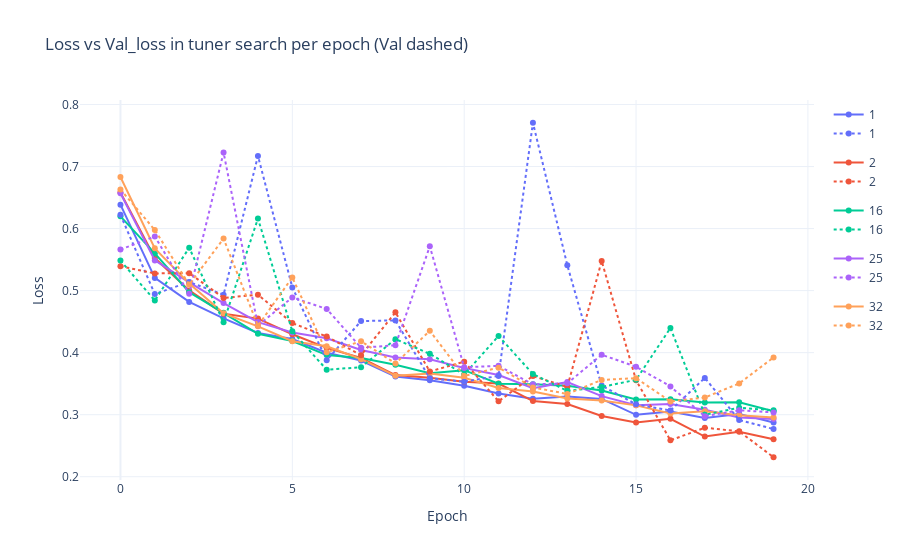
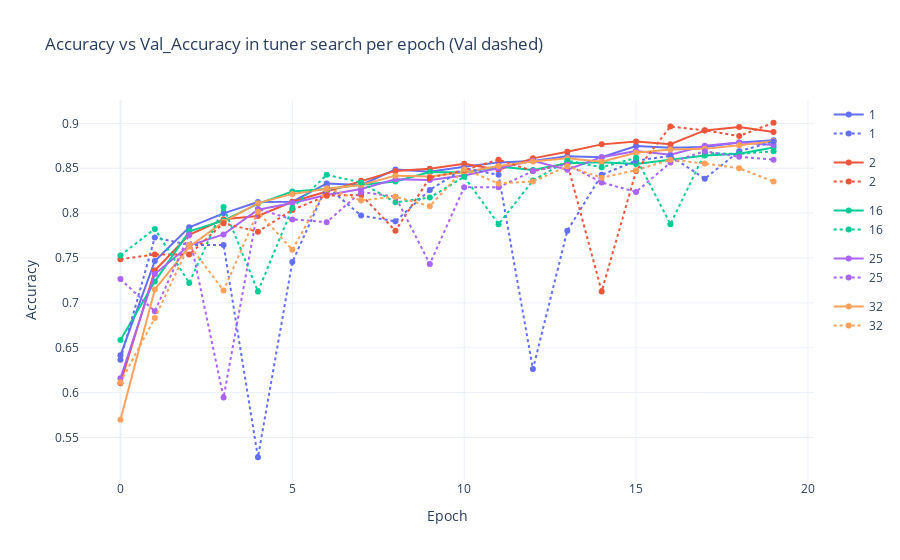

Source (notebook cell) for these figures, in order:
### Code cell
best_tuner_results = csv.query("tuner_iteration in [2, 1, 25, 16, 32]")
loss_graph = make_loss_graphs(best_tuner_results)
acc_graph = make_loss_accuracy_graphs(best_tuner_results)

loss_graph.update_layout(title="Loss vs Val_loss in tuner search per epoch (Val dashed)").show()
acc_graph.update_layout(title="Accuracy vs Val_Accuracy in tuner search per epoch (Val dashed)").show()

### Figure 1 — Plotly figure (JSON) as saved in the notebook; plotly's stock layout.template omitted (floating-point values rounded to 4 significant figures)
{"data": [{"hovertemplate": "tuner_iteration=1<br>variable=loss<br>epoch=%{x}<br>value=%{y}<extra></extra>", "legendgroup": "1", "line": {"color": "#636efa", "dash": "solid"}, "marker": {"symbol": "circle"}, "mode": "lines+markers", "name": "1", "orientation": "v", "showlegend": true, "x": [0, 1, 2, 3, 4, 5, 6, 7, 8, 9, 10, 11, 12, 13, 14, 15, 16, 17, 18, 19], "xaxis": "x", "y": [0.6385, 0.5205, 0.4818, 0.4553, 0.4317, 0.422, 0.3999, 0.3872, 0.3614, 0.3555, 0.3465, 0.334, 0.3255, 0.3295, 0.3254, 0.2998, 0.3052, 0.2948, 0.3013, 0.2873], "yaxis": "y", "type": "scatter"}, {"hovertemplate": "tuner_iteration=2<br>variable=loss<br>epoch=%{x}<br>value=%{y}<extra></extra>", "legendgroup": "2", "line": {"color": "#EF553B", "dash": "solid"}, "marker": {"symbol": "circle"}, "mode": "lines+markers", "name": "2", "orientation": "v", "showlegend": true, "x": [0, 1, 2, 3, 4, 5, 6, 7, 8, 9, 10, 11, 12, 13, 14, 15, 16, 17, 18, 19], "xaxis": "x", "y": [0.6582, 0.5525, 0.5003, 0.4628, 0.4549, 0.4297, 0.4077, 0.3914, 0.3639, 0.3594, 0.353, 0.3502, 0.3219, 0.3171, 0.2979, 0.2875, 0.2933, 0.2648, 0.2726, 0.2603], "yaxis": "y", "type": "scatter"}, {"hovertemplate": "tuner_iteration=16<br>variable=loss<br>epoch=%{x}<br>value=%{y}<extra></extra>", "legendgroup": "16", "line": {"color": "#00cc96", "dash": "solid"}, "marker": {"symbol": "circle"}, "mode": "lines+markers", "name": "16", "orientation": "v", "showlegend": true, "x": [0, 1, 2, 3, 4, 5, 6, 7, 8, 9, 10, 11, 12, 13, 14, 15, 16, 17, 18, 19], "xaxis": "x", "y": [0.6197, 0.56, 0.4975, 0.4642, 0.4304, 0.4187, 0.3961, 0.3912, 0.3806, 0.3667, 0.3718, 0.35, 0.3492, 0.3467, 0.3391, 0.3246, 0.3249, 0.3196, 0.3201, 0.3055], "yaxis": "y", "type": "scatter"}, {"hovertemplate": "tuner_iteration=25<br>variable=loss<br>epoch=%{x}<br>value=%{y}<extra></extra>", "legendgroup": "25", "line": {"color": "#ab63fa", "dash": "solid"}, "marker": {"symbol": "circle"}, "mode": "lines+markers", "name": "25", "orientation": "v", "showlegend": true, "x": [0, 1, 2, 3, 4, 5, 6, 7, 8, 9, 10, 11, 12, 13, 14, 15, 16, 17, 18, 19], "xaxis": "x", "y": [0.6569, 0.5487, 0.5134, 0.48, 0.4492, 0.4326, 0.4233, 0.4043, 0.3923, 0.3893, 0.3753, 0.3638, 0.3427, 0.3527, 0.33, 0.3152, 0.3171, 0.3079, 0.2956, 0.2933], "yaxis": "y", "type": "scatter"}, {"hovertemplate": "tuner_iteration=32<br>variable=loss<br>epoch=%{x}<br>value=%{y}<extra></extra>", "legendgroup": "32", "line": {"color": "#FFA15A", "dash": "solid"}, "marker": {"symbol": "circle"}, "mode": "lines+markers", "name": "32", "orientation": "v", "showlegend": true, "x": [0, 1, 2, 3, 4, 5, 6, 7, 8, 9, 10, 11, 12, 13, 14, 15, 16, 17, 18, 19], "xaxis": "x", "y": [0.683, 0.5681, 0.5113, 0.4633, 0.4424, 0.4183, 0.4102, 0.3895, 0.3626, 0.3664, 0.3594, 0.3432, 0.3374, 0.3261, 0.3227, 0.315, 0.3021, 0.3054, 0.2991, 0.2956], "yaxis": "y", "type": "scatter"}, {"hovertemplate": "tuner_iteration=1<br>variable=val_loss<br>epoch=%{x}<br>value=%{y}<extra></extra>", "legendgroup": "1", "line": {"color": "#636efa", "dash": "dot"}, "marker": {"symbol": "circle"}, "mode": "lines+markers", "name": "1", "orientation": "v", "showlegend": true, "x": [0, 1, 2, 3, 4, 5, 6, 7, 8, 9, 10, 11, 12, 13, 14, 15, 16, 17, 18, 19], "xaxis": "x", "y": [0.6222, 0.4945, 0.5138, 0.4933, 0.717, 0.5051, 0.3879, 0.4509, 0.452, 0.3587, 0.3531, 0.3624, 0.7705, 0.5409, 0.3469, 0.3167, 0.3067, 0.3593, 0.2915, 0.2768], "yaxis": "y", "type": "scatter"}, {"hovertemplate": "tuner_iteration=2<br>variable=val_loss<br>epoch=%{x}<br>value=%{y}<extra></extra>", "legendgroup": "2", "line": {"color": "#EF553B", "dash": "dot"}, "marker": {"symbol": "circle"}, "mode": "lines+markers", "name": "2", "orientation": "v", "showlegend": true, "x": [0, 1, 2, 3, 4, 5, 6, 7, 8, 9, 10, 11, 12, 13, 14, 15, 16, 17, 18, 19], "xaxis": "x", "y": [0.5393, 0.5277, 0.5281, 0.4882, 0.4934, 0.4476, 0.4259, 0.396, 0.4649, 0.3697, 0.3855, 0.3215, 0.3624, 0.3447, 0.5477, 0.3554, 0.2587, 0.279, 0.2731, 0.2314], "yaxis": "y", "type": "scatter"}, {"hovertemplate": "tuner_iteration=16<br>variable=val_loss<br>epoch=%{x}<br>value=%{y}<extra></extra>", "legendgroup": "16", "line": {"color": "#00cc96", "dash": "dot"}, "marker": {"symbol": "circle"}, "mode": "lines+markers", "name": "16", "orientation": "v", "showlegend": true, "x": [0, 1, 2, 3, 4, 5, 6, 7, 8, 9, 10, 11, 12, 13, 14, 15, 16, 17, 18, 19], "xaxis": "x", "y": [0.5483, 0.4841, 0.569, 0.449, 0.6162, 0.4345, 0.3724, 0.3766, 0.4217, 0.3981, 0.3648, 0.4268, 0.3655, 0.3384, 0.3447, 0.3562, 0.4397, 0.2998, 0.3113, 0.307], "yaxis": "y", "type": "scatter"}, {"hovertemplate": "tuner_iteration=25<br>variable=val_loss<br>epoch=%{x}<br>value=%{y}<extra></extra>", "legendgroup": "25", "line": {"color": "#ab63fa", "dash": "dot"}, "marker": {"symbol": "circle"}, "mode": "lines+markers", "name": "25", "orientation": "v", "showlegend": true, "x": [0, 1, 2, 3, 4, 5, 6, 7, 8, 9, 10, 11, 12, 13, 14, 15, 16, 17, 18, 19], "xaxis": "x", "y": [0.5662, 0.5872, 0.495, 0.7226, 0.4436, 0.4891, 0.4704, 0.4079, 0.4118, 0.5714, 0.3764, 0.3787, 0.3489, 0.3506, 0.3966, 0.3773, 0.3456, 0.2975, 0.3071, 0.3037], "yaxis": "y", "type": "scatter"}, {"hovertemplate": "tuner_iteration=32<br>variable=val_loss<br>epoch=%{x}<br>value=%{y}<extra></extra>", "legendgroup": "32", "line": {"color": "#FFA15A", "dash": "dot"}, "marker": {"symbol": "circle"}, "mode": "lines+markers", "name": "32", "orientation": "v", "showlegend": true, "x": [0, 1, 2, 3, 4, 5, 6, 7, 8, 9, 10, 11, 12, 13, 14, 15, 16, 17, 18, 19], "xaxis": "x", "y": [0.6631, 0.5977, 0.5097, 0.5839, 0.4434, 0.5212, 0.4006, 0.4184, 0.3827, 0.4351, 0.3624, 0.3757, 0.3439, 0.3334, 0.356, 0.3589, 0.3214, 0.3277, 0.3504, 0.3923], "yaxis": "y", "type": "scatter"}], "layout": {"xaxis": {"title": {"text": "Epoch"}}, "yaxis": {"title": {"text": "Loss"}}, "title": {"text": "Loss vs Val_loss in tuner search per epoch (Val dashed)"}}}

### Figure 2 — Plotly figure (JSON) as saved in the notebook; plotly's stock layout.template omitted (floating-point values rounded to 4 significant figures)
{"data": [{"hovertemplate": "tuner_iteration=1<br>variable=accuracy<br>epoch=%{x}<br>value=%{y}<extra></extra>", "legendgroup": "1", "line": {"color": "#636efa", "dash": "solid"}, "marker": {"symbol": "circle"}, "mode": "lines+markers", "name": "1", "orientation": "v", "showlegend": true, "x": [0, 1, 2, 3, 4, 5, 6, 7, 8, 9, 10, 11, 12, 13, 14, 15, 16, 17, 18, 19], "xaxis": "x", "y": [0.6416, 0.7467, 0.7842, 0.7998, 0.8125, 0.8127, 0.8331, 0.8315, 0.8487, 0.846, 0.8518, 0.8566, 0.8582, 0.8634, 0.8624, 0.8748, 0.873, 0.8737, 0.8788, 0.8811], "yaxis": "y", "type": "scatter"}, {"hovertemplate": "tuner_iteration=2<br>variable=accuracy<br>epoch=%{x}<br>value=%{y}<extra></extra>", "legendgroup": "2", "line": {"color": "#EF553B", "dash": "solid"}, "marker": {"symbol": "circle"}, "mode": "lines+markers", "name": "2", "orientation": "v", "showlegend": true, "x": [0, 1, 2, 3, 4, 5, 6, 7, 8, 9, 10, 11, 12, 13, 14, 15, 16, 17, 18, 19], "xaxis": "x", "y": [0.6104, 0.7361, 0.7758, 0.7932, 0.7969, 0.8127, 0.8241, 0.836, 0.8471, 0.8494, 0.855, 0.8484, 0.8611, 0.8685, 0.8767, 0.8798, 0.8769, 0.8922, 0.8959, 0.8904], "yaxis": "y", "type": "scatter"}, {"hovertemplate": "tuner_iteration=16<br>variable=accuracy<br>epoch=%{x}<br>value=%{y}<extra></extra>", "legendgroup": "16", "line": {"color": "#00cc96", "dash": "solid"}, "marker": {"symbol": "circle"}, "mode": "lines+markers", "name": "16", "orientation": "v", "showlegend": true, "x": [0, 1, 2, 3, 4, 5, 6, 7, 8, 9, 10, 11, 12, 13, 14, 15, 16, 17, 18, 19], "xaxis": "x", "y": [0.6587, 0.7237, 0.7797, 0.7916, 0.8104, 0.8241, 0.827, 0.8317, 0.8352, 0.8457, 0.8452, 0.8521, 0.8481, 0.8555, 0.8568, 0.8547, 0.8595, 0.8642, 0.8661, 0.8732], "yaxis": "y", "type": "scatter"}, {"hovertemplate": "tuner_iteration=25<br>variable=accuracy<br>epoch=%{x}<br>value=%{y}<extra></extra>", "legendgroup": "25", "line": {"color": "#ab63fa", "dash": "solid"}, "marker": {"symbol": "circle"}, "mode": "lines+markers", "name": "25", "orientation": "v", "showlegend": true, "x": [0, 1, 2, 3, 4, 5, 6, 7, 8, 9, 10, 11, 12, 13, 14, 15, 16, 17, 18, 19], "xaxis": "x", "y": [0.616, 0.7322, 0.7639, 0.7763, 0.8038, 0.8114, 0.8201, 0.827, 0.8378, 0.837, 0.842, 0.85, 0.8584, 0.8484, 0.8624, 0.8693, 0.865, 0.8751, 0.8788, 0.8759], "yaxis": "y", "type": "scatter"}, {"hovertemplate": "tuner_iteration=32<br>variable=accuracy<br>epoch=%{x}<br>value=%{y}<extra></extra>", "legendgroup": "32", "line": {"color": "#FFA15A", "dash": "solid"}, "marker": {"symbol": "circle"}, "mode": "lines+markers", "name": "32", "orientation": "v", "showlegend": true, "x": [0, 1, 2, 3, 4, 5, 6, 7, 8, 9, 10, 11, 12, 13, 14, 15, 16, 17, 18, 19], "xaxis": "x", "y": [0.5697, 0.715, 0.7625, 0.7903, 0.8111, 0.8214, 0.8273, 0.8315, 0.8418, 0.8407, 0.8455, 0.8526, 0.8576, 0.8611, 0.8574, 0.8674, 0.8708, 0.8716, 0.8756, 0.8801], "yaxis": "y", "type": "scatter"}, {"hovertemplate": "tuner_iteration=1<br>variable=val_accuracy<br>epoch=%{x}<br>value=%{y}<extra></extra>", "legendgroup": "1", "line": {"color": "#636efa", "dash": "dot"}, "marker": {"symbol": "circle"}, "mode": "lines+markers", "name": "1", "orientation": "v", "showlegend": true, "x": [0, 1, 2, 3, 4, 5, 6, 7, 8, 9, 10, 11, 12, 13, 14, 15, 16, 17, 18, 19], "xaxis": "x", "y": [0.6367, 0.773, 0.7645, 0.7645, 0.528, 0.7455, 0.83, 0.7973, 0.7909, 0.8258, 0.8501, 0.8427, 0.6262, 0.7804, 0.8427, 0.8585, 0.8638, 0.8384, 0.8691, 0.8796], "yaxis": "y", "type": "scatter"}, {"hovertemplate": "tuner_iteration=2<br>variable=val_accuracy<br>epoch=%{x}<br>value=%{y}<extra></extra>", "legendgroup": "2", "line": {"color": "#EF553B", "dash": "dot"}, "marker": {"symbol": "circle"}, "mode": "lines+markers", "name": "2", "orientation": "v", "showlegend": true, "x": [0, 1, 2, 3, 4, 5, 6, 7, 8, 9, 10, 11, 12, 13, 14, 15, 16, 17, 18, 19], "xaxis": "x", "y": [0.7487, 0.754, 0.754, 0.7888, 0.7793, 0.8036, 0.8194, 0.8205, 0.7804, 0.8395, 0.8479, 0.8596, 0.8469, 0.8553, 0.7128, 0.8469, 0.8965, 0.8923, 0.886, 0.9007], "yaxis": "y", "type": "scatter"}, {"hovertemplate": "tuner_iteration=16<br>variable=val_accuracy<br>epoch=%{x}<br>value=%{y}<extra></extra>", "legendgroup": "16", "line": {"color": "#00cc96", "dash": "dot"}, "marker": {"symbol": "circle"}, "mode": "lines+markers", "name": "16", "orientation": "v", "showlegend": true, "x": [0, 1, 2, 3, 4, 5, 6, 7, 8, 9, 10, 11, 12, 13, 14, 15, 16, 17, 18, 19], "xaxis": "x", "y": [0.7529, 0.7825, 0.7223, 0.8068, 0.7128, 0.8057, 0.8427, 0.8342, 0.812, 0.8173, 0.8405, 0.7878, 0.8363, 0.8585, 0.8511, 0.8617, 0.7878, 0.8669, 0.8659, 0.8691], "yaxis": "y", "type": "scatter"}, {"hovertemplate": "tuner_iteration=25<br>variable=val_accuracy<br>epoch=%{x}<br>value=%{y}<extra></extra>", "legendgroup": "25", "line": {"color": "#ab63fa", "dash": "dot"}, "marker": {"symbol": "circle"}, "mode": "lines+markers", "name": "25", "orientation": "v", "showlegend": true, "x": [0, 1, 2, 3, 4, 5, 6, 7, 8, 9, 10, 11, 12, 13, 14, 15, 16, 17, 18, 19], "xaxis": "x", "y": [0.7265, 0.6906, 0.7761, 0.5945, 0.8046, 0.793, 0.7899, 0.8237, 0.8184, 0.7434, 0.8289, 0.8289, 0.8469, 0.8543, 0.8342, 0.8237, 0.8564, 0.8691, 0.8627, 0.8596], "yaxis": "y", "type": "scatter"}, {"hovertemplate": "tuner_iteration=32<br>variable=val_accuracy<br>epoch=%{x}<br>value=%{y}<extra></extra>", "legendgroup": "32", "line": {"color": "#FFA15A", "dash": "dot"}, "marker": {"symbol": "circle"}, "mode": "lines+markers", "name": "32", "orientation": "v", "showlegend": true, "x": [0, 1, 2, 3, 4, 5, 6, 7, 8, 9, 10, 11, 12, 13, 14, 15, 16, 17, 18, 19], "xaxis": "x", "y": [0.6114, 0.6832, 0.7645, 0.7138, 0.8015, 0.7592, 0.8279, 0.8141, 0.8184, 0.8078, 0.849, 0.8332, 0.8353, 0.8522, 0.8395, 0.8479, 0.8596, 0.8553, 0.8501, 0.8353], "yaxis": "y", "type": "scatter"}], "layout": {"xaxis": {"title": {"text": "Epoch"}}, "yaxis": {"title": {"text": "Accuracy"}}, "title": {"text": "Accuracy vs Val_Accuracy in tuner search per epoch (Val dashed)"}}}
